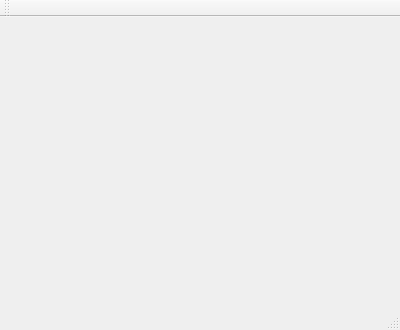
<?xml version="1.0" encoding="UTF-8"?>
<ui version="4.0">
 <class>MainWindow</class>
 <widget class="QMainWindow" name="MainWindow">
  <property name="geometry">
   <rect>
    <x>0</x>
    <y>0</y>
    <width>400</width>
    <height>330</height>
   </rect>
  </property>
  <property name="windowTitle">
   <string>MainWindow</string>
  </property>
  <widget class="QWidget" name="centralWidget"/>
  <widget class="QMenuBar" name="menuBar">
   <property name="geometry">
    <rect>
     <x>0</x>
     <y>0</y>
     <width>400</width>
     <height>22</height>
    </rect>
   </property>
  </widget>
  <widget class="QToolBar" name="mainToolBar">
   <attribute name="toolBarArea">
    <enum>TopToolBarArea</enum>
   </attribute>
   <attribute name="toolBarBreak">
    <bool>false</bool>
   </attribute>
  </widget>
  <widget class="QStatusBar" name="statusBar"/>
 </widget>
 <layoutdefault spacing="6" margin="11"/>
 <resources/>
 <connections/>
</ui>
